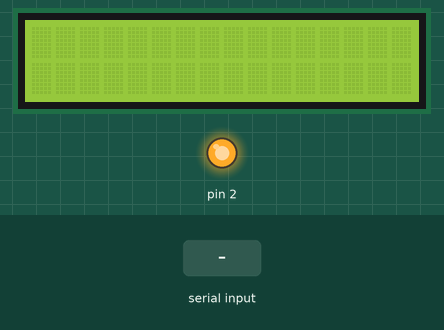
This sketch was run on a simulated Arduino Uno, built with avr-gcc and run on an emulated ATmega328P. On the bench: 16×2 character LCD, output pins drawn as LEDs (lit = HIGH). Inputs (shaded band) come from the test bench.

Above: at 1.2 s.
1.3 s: "1" received over Serial
At 3.3 s:
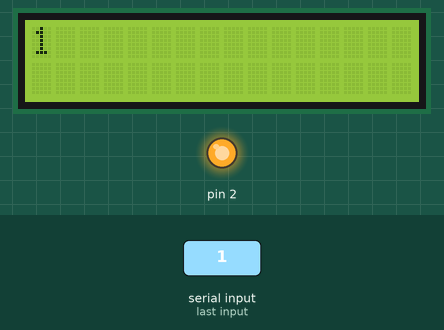
3.8 s: "0" received over Serial
At 5.2 s:
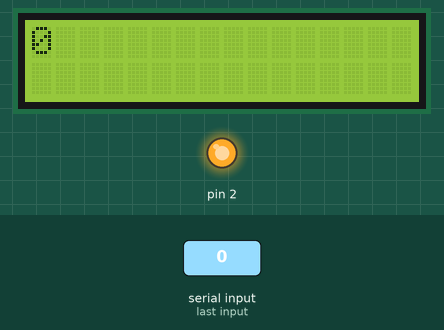
6.3 s: "2" received over Serial
At 8.3 s:
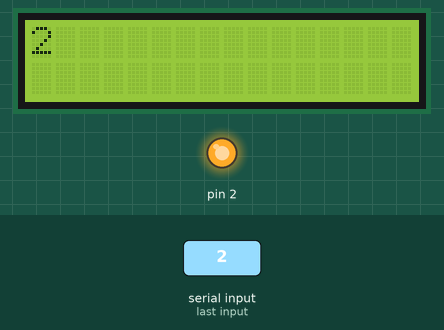
Timing chart, 0 to 9.8 s (numbered marks = the images above; inputs shaded):
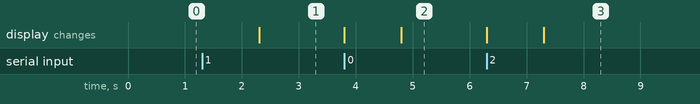

Measured:
- after the input at 1.3 s, the display: changes after 1.0 s (image 1)
- after the input at 3.8 s, the display: first changes at once (image 2 shows a later state)
- after the input at 6.3 s, the display: first changes at once (image 3 shows a later state)

The sketch:

zadanie7-ard2.ino
```cpp
//ARDUINO 2

#include <LiquidCrystal.h>

LiquidCrystal lcd(12, 11, 10, 9, 8, 7);
char test = 1;
String sprava;

void setup()
{
  lcd.begin(16,2);
  Serial.begin(9600);

  pinMode(2, OUTPUT);
  digitalWrite(2, HIGH);
}

void loop()
{
  if(digitalRead(2) == LOW && test == 0)
  {
    Serial.print("Sprava od ard2");
    delay(35);
    test = 1;
  }

  if ( digitalRead(2) == HIGH && test == 1)
  {
     test = 0;
  }

  if (Serial.available())
  {
    lcd.clear();
    sprava = Serial.readString();
    lcd.print(sprava);
  }

}
```
